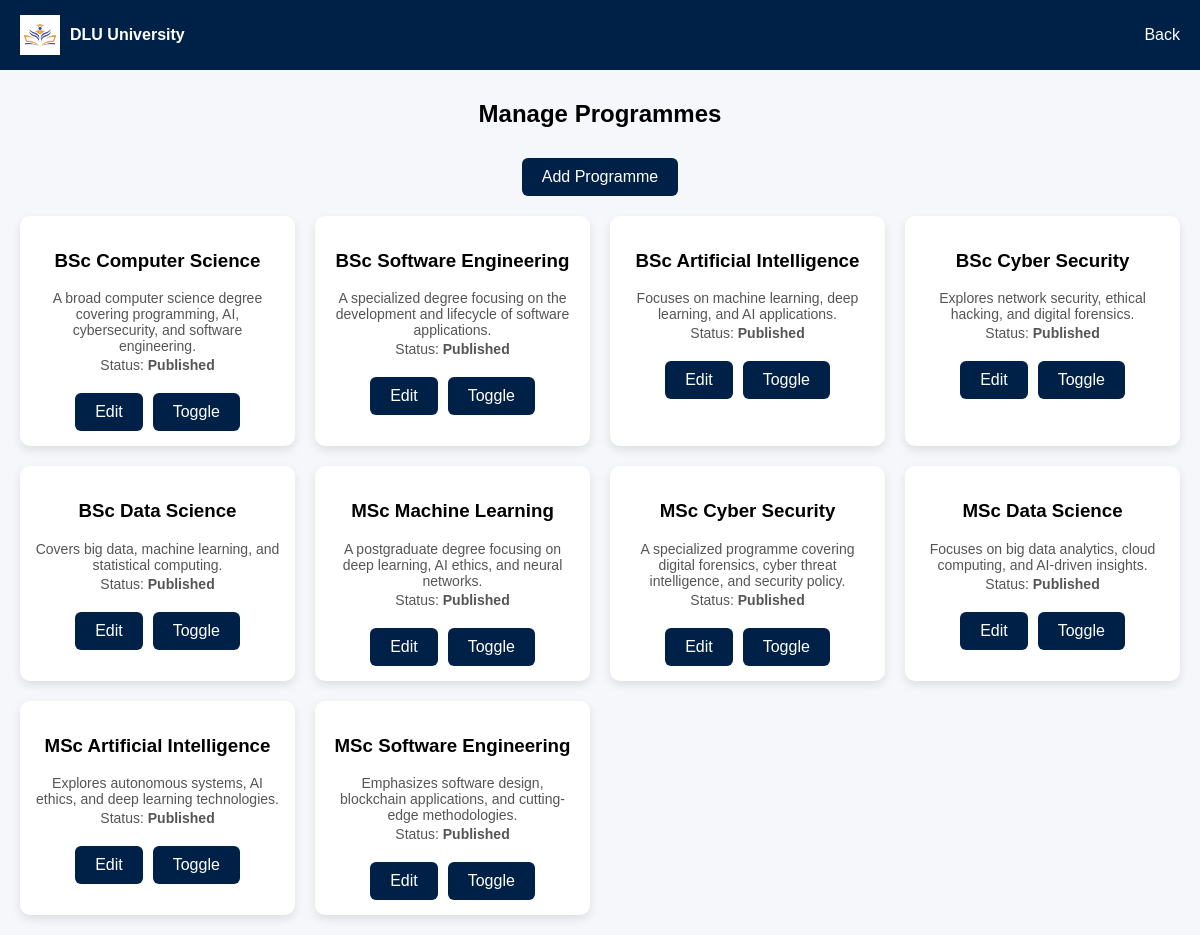
Screenshot of /admin/manage_programmes.php (signed in) with the database file from the repository.
### tables this page shows
CREATE TABLE `programmes` (
  `ProgrammeID` int(11) NOT NULL,
  `ProgrammeName` text NOT NULL,
  `LevelID` int(11) DEFAULT NULL,
  `ProgrammeLeaderID` int(11) DEFAULT NULL,
  `Description` text DEFAULT NULL,
  `Image` text DEFAULT NULL,
  `is_published` tinyint(4) DEFAULT 1
);

### admin/manage_programmes.php (the view, shortened to what this page needs)
<?php
include '../config.php';
$result = $conn->query("SELECT * FROM Programmes");
?>
<!DOCTYPE html>
<html>
<head>
<link rel="stylesheet" href="../style.css">
</head>
<body>
<div class="navbar">
<div class="logo">
<img src="../logo.jpg">
<b>DLU University</b>
</div>
<div>
<a href="dashboard.php">Back</a>
</div>
</div>
<h2 style="text-align:center; margin-top:30px;">Manage Programmes</h2>
<div class="center-btn">
<a href="add_programme.php" class="view-btn">Add Programme</a>
</div>
<div class="container">
<?php
$published = isset($_SESSION['published']) ? $_SESSION['published'] : [];
while($row = $result->fetch_assoc()){
$id = $row['ProgrammeID'];
$isPublished = isset($published[$id]) ? $published[$id] : true;
echo "<div class='card'>";
echo "<h3>".htmlspecialchars($row['ProgrammeName'])."</h3>";
echo "<p>".htmlspecialchars($row['Description'])."</p>";
echo "<p style='text-align:center;'>Status: <b>".($isPublished ? "Published" : "Hidden")."</b></p>";
echo "<div class='button-group'>";
echo "<a href='edit_programme.php?id=".$id."' class='view-btn'>Edit</a>";
echo "<a href='toggle.php?id=".$id."' class='view-btn'>Toggle</a>";
echo "</div>";
echo "</div>";
}
?>
</div>
</body>
</html>

### style.css (style rules this page uses)
body { margin: 0; font-family: Arial, sans-serif; background-color: #f5f7fa; }
.navbar { display: flex; justify-content: space-between; align-items: center; background: #002147; color: white; padding: 15px 20px; }
.navbar a { color: white; margin-left: 15px; text-decoration: none; }
.logo { display: flex; align-items: center; gap: 10px; }
.logo img { width: 40px; }
.container { display: grid; grid-template-columns: repeat(4, 1fr); gap: 20px; padding: 20px; max-width: 1200px; margin: auto; }
.card { background: white; border-radius: 10px; padding: 15px; text-align: center; box-shadow: 0 4px 10px rgba(0,0,0,0.1); transition: transform 0.2s ease; }
.card p { font-size: 14px; color: #555; margin: 3px 0; }
.view-btn { display: inline-block; padding: 10px 20px; background: #002147; color: white; text-decoration: none; border-radius: 6px; margin-top: 10px; cursor: pointer; border: none; }
.center-btn { text-align: center; margin-top: 10px; }

### admin/manage_programmes.php (style rules this page uses)
.button-group { display: flex; justify-content: center; gap: 10px; flex-wrap: wrap; margin-top: 10px; }

### rows the page displays
programmes: ProgrammeName "BSc Computer Science", Description "A broad computer science degree covering programming, AI, cybersecurity, and software engineering.", shows "Published"
programmes: ProgrammeName "BSc Software Engineering", Description "A specialized degree focusing on the development and lifecycle of software applications.", shows "Published"
programmes: ProgrammeName "BSc Artificial Intelligence", Description "Focuses on machine learning, deep learning, and AI applications.", shows "Published"
programmes: ProgrammeName "BSc Cyber Security", Description "Explores network security, ethical hacking, and digital forensics.", shows "Published"
programmes: ProgrammeName "BSc Data Science", Description "Covers big data, machine learning, and statistical computing.", shows "Published"
programmes: ProgrammeName "MSc Machine Learning", Description "A postgraduate degree focusing on deep learning, AI ethics, and neural networks.", shows "Published"
programmes: ProgrammeName "MSc Cyber Security", Description "A specialized programme covering digital forensics, cyber threat intelligence, and security policy.", shows "Published"
programmes: ProgrammeName "MSc Data Science", Description "Focuses on big data analytics, cloud computing, and AI-driven insights.", shows "Published"
programmes: ProgrammeName "MSc Artificial Intelligence", Description "Explores autonomous systems, AI ethics, and deep learning technologies.", shows "Published"
programmes: ProgrammeName "MSc Software Engineering", Description "Emphasizes software design, blockchain applications, and cutting-edge methodologies.", shows "Published"
